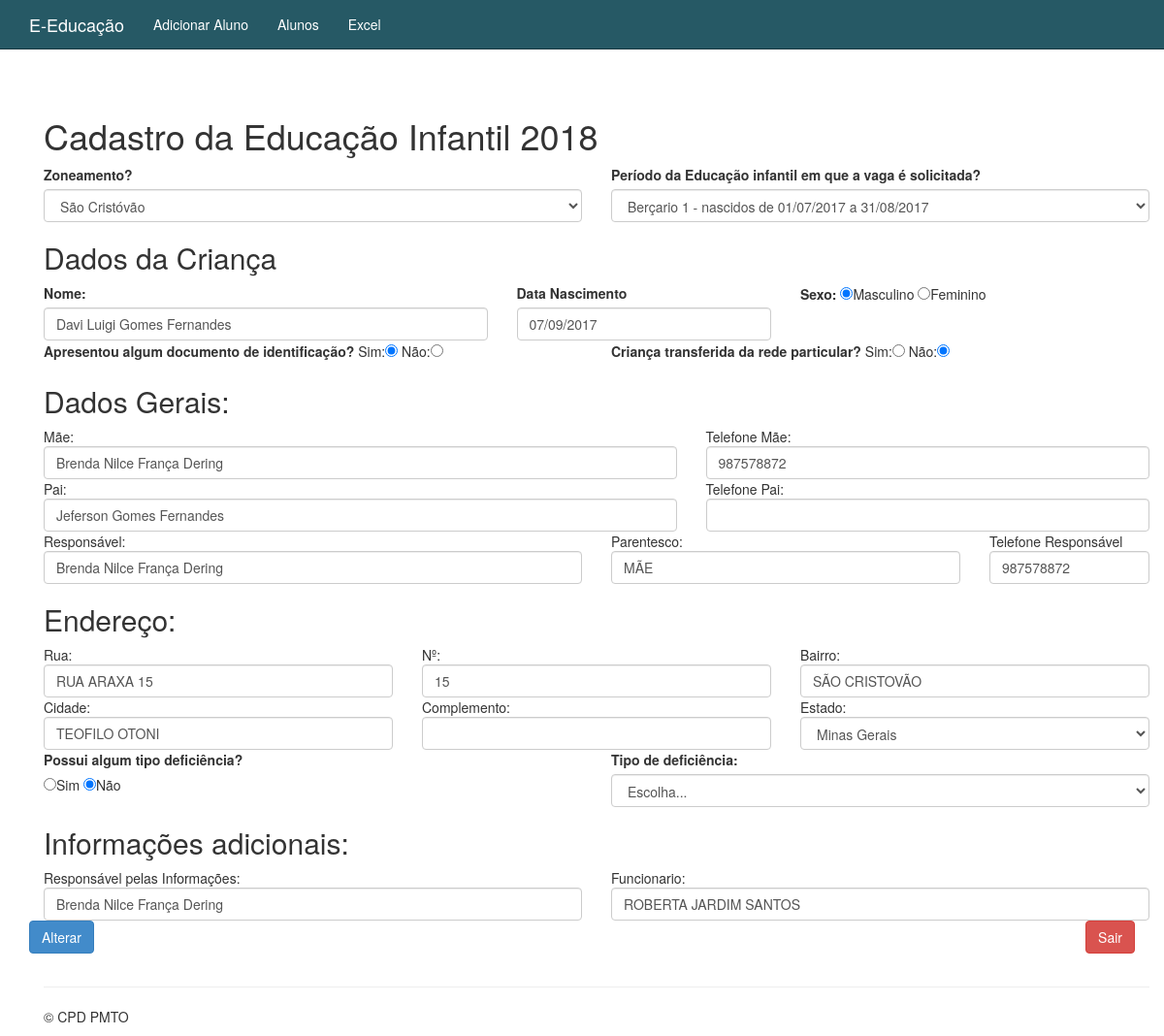
Screenshot of /aluno-altera-formulario.php?ID=3 with the database file from the repository.
### tables this page shows
CREATE TABLE IF NOT EXISTS `aluno` (
  `ID` int(5) UNSIGNED ZEROFILL NOT NULL AUTO_INCREMENT,
  `Nome` varchar(255) DEFAULT NULL,
  `Mae` varchar(255) DEFAULT NULL,
  `Pai` varchar(255) DEFAULT NULL,
  `Responsavel` varchar(255) DEFAULT NULL,
  `Sexo` varchar(255) DEFAULT NULL,
  `Nascimento` varchar(20) DEFAULT NULL,
  `Rua` varchar(255) DEFAULT NULL,
  `Numero` varchar(10) DEFAULT NULL,
  `Bairro` varchar(60) DEFAULT NULL,
  `Cidade` varchar(30) DEFAULT NULL,
  `Estado` varchar(20) DEFAULT NULL,
  `Complemento` varchar(255) DEFAULT NULL,
  `Zoneamento` varchar(100) DEFAULT NULL,
  `Vaga` varchar(255) DEFAULT NULL,
  `Deficiente` varchar(20) DEFAULT NULL,
  `Deficiente_Qual` varchar(20) DEFAULT NULL,
  `Tel_Mae` varchar(150) DEFAULT NULL,
  `Tel_Pai` varchar(150) DEFAULT NULL,
  `Tel_Responsavel` varchar(150) DEFAULT NULL,
  `Parentesco` varchar(20) DEFAULT NULL,
  `Doc_Identificacao` varchar(20) DEFAULT NULL,
  `Transf_Particular` varchar(20) DEFAULT NULL,
  `Bolsa_Familia` varchar(20) DEFAULT NULL,
  `Num_Cartao` varchar(200) DEFAULT NULL,
  `Renda` varchar(255) DEFAULT NULL,
  `Resp_Trabalha` varchar(20) DEFAULT NULL,
  `Moradia` varchar(20) DEFAULT NULL,
  `Quando` timestamp NULL DEFAULT NULL,
  `Resp_Informacao` varchar(255) DEFAULT NULL,
  `Funcionario` varchar(255) DEFAULT NULL,
  PRIMARY KEY (`ID`)
);

### banco-aluno.php (called while the page is built, shortened)
<?php
function buscaAluno($conexao, $ID) {
	$query = "select * from aluno where ID = {$ID}";
	$resultado = mysqli_query($conexao, $query);
	return mysqli_fetch_assoc($resultado);
}

### aluno-altera-base.php (the view, shortened to what this page needs)
<h1>Cadastro da Educação Infantil 2018</h1>
<div class="row">
	<div class="col-md-6"><label>Zoneamento?</label>
	<select class="form-control" name="Zoneamento" required>
	<option value="São Cristóvão" <?php if($aluno['Zoneamento']=="São Cristóvão") echo "selected";?>>São Cristóvão</option>
	</select>
</div>
<div class="col-md-6">
	<label>Período da Educação infantil em que a vaga é solicitada?</label>
<select name="Vaga" class="form-control" required>
	<option value="Berçario 1"<?php if($aluno['Vaga']=="Berçario 1") echo "selected";?>>Berçario 1 - nascidos de 01/07/2017 a 31/08/2017</option>
</select>
</div>
</div>
<h2>Dados da Criança</h2>
<div class="row">
	<div class="col-md-5"><label>Nome:</label>
	<input class="form-control" type="text" name="Nome" required value="<?php echo $aluno['Nome']?>">
	</div>
	<div class="col-md-3"><label>Data Nascimento</label>
	<input type="text" name="Nascimento" value="<?php echo $aluno['Nascimento']?>" class="form-control" onkeyup="dataConta(this);" minlength="10" maxlength="10" required onkeypress='return SomenteNumero(event)'>
	</div>
	<div class="col-md-4"><label>Sexo:</label>
		<input type="radio" name="Sexo" value="Masculino" required <?php if($aluno['Sexo']=="Masculino") echo "checked";?>>Masculino
		<input type="radio" name="Sexo" value="Feminino" <?php if($aluno['Sexo']=="Feminino") echo "checked";?>>Feminino
	</div>
</div>
<div class="row">
	<div class="col-md-6">
	<label>Apresentou algum documento de identificação?</label>
	Sim:<input type="radio" name="Doc_Identificacao" required value="Sim" <?php if($aluno['Doc_Identificacao']=="Sim") echo "checked";?>>
	Não:<input type="radio" name="Doc_Identificacao" value="Não" <?php if($aluno['Doc_Identificacao']=="Não") echo "checked";?>>
	</div>
	<div class="col-md-6">
	<label>Criança transferida da rede particular?</label>
	Sim:<input type="radio" name="Transf_Particular" required value="Sim" <?php if($aluno['Transf_Particular']=="Sim") echo "checked";?>>
	Não:<input type="radio" name="Transf_Particular" value="Não" <?php if($aluno['Transf_Particular']=="Não") echo "checked";?>>
	</div>
</div>
<h2>Dados Gerais:</h2>
<div class="row">
	<div class="col-md-7">Mãe:
	<input  class="form-control" type="text" name="Mae" value="<?php echo $aluno['Mae']?>">
    </div>
    <div class="col-md-5">Telefone Mãe:
	<input type="text" name="Tel_Mae" class="form-control" value="<?php echo $aluno['Tel_Mae']?>">
	</div>
</div>
<div class="row">
	<div class="col-md-7">
	Pai:<input type="text" name="Pai" class="form-control" value="<?php echo $aluno['Pai']?>">
    </div>
    <div class="col-md-5">
	Telefone Pai:<input type="text" name="Tel_Pai" class="form-control" value="<?php echo $aluno['Tel_Pai']?>">
	</div>
</div>
<div class="row">
	<div class="col-md-6">Responsável:
	<input type="text" name="Responsavel" class="form-control" value="<?php echo $aluno['Responsavel']?>">
    </div>
    <div class="col-md-4">Parentesco:
	<input type="text" name="Parentesco" class="form-control" value="<?php echo $aluno['Parentesco']?>">
	</div>
	<div class="col-md-2">Telefone Responsável
	<input type="text" name="Tel_Responsavel" class="form-control" value="<?php echo $aluno['Tel_Responsavel']?>">
	</div>
</div>
<h2>Endereço:</h2>
<div class="row">
    <div class="col-md-4">Rua:
    <input  class="form-control" type="text" name="Rua" value="<?php echo $aluno['Rua']?>">
    </div>
    <div class="col-md-4">Nº:
   	<input type="text" name="Numero" class="form-control" value="<?php echo $aluno['Numero']?>">
   </div>
    <div class="col-md-4">Bairro:
	<input  class="form-control" type="text" name="Bairro" value="<?php echo $aluno['Bairro']?>">
    </div>
</div>
<div class="row">
    <div class="col-md-4">Cidade:
	<input  class="form-control" type="text" name="Cidade" value="<?php echo $aluno['Cidade']?>">
   </div>
   <div class="col-md-4">Complemento:
   	<input type="text" name="Complemento" class="form-control" value="<?php echo $aluno['Complemento']?>">
   </div>
   <div class="col-md-4">Estado:
   	<select class="form-control" name="Estado">
     <option value="Minas Gerais"<?php if($aluno['Estado']=='Minas Gerais') echo "selected";?>>Minas Gerais</option>
   	</select>
   </div>
</div>
<div class="row">
         <div class="col-md-6">
         <label>Possui algum tipo deficiência?</label><br />
	 <input type="radio" onclick="document.getElementById('Deficiente_Qual').disabled=false;" name="Deficiente" id="DeficienteS" value="SIM"<?php if($aluno['Deficiente']=="SIM")echo "checked";?>  required/>Sim
         <input type="radio" onclick="document.getElementById('Deficiente_Qual').disabled=true;" name="Deficiente" id="DeficienteN" value="NAO"<?php if($aluno['Deficiente']=="NAO")echo "checked"; ?>/>Não
         </div>
         <div class="col-md-6">
            <label>Tipo de deficiência:</label>
             <select name="Deficiente_Qual" class="form-control" id="Deficiente_Qual" required value="<?php echo $aluno['Deficiente_Qual']?>">
                 <option value="">Escolha...</option>
             </select>
         </div>
</div>
<h2>Informações adicionais:</h2>
<div class="row">
	<div class="col-md-6">
		Responsável pelas Informações: <input type="text" name="Resp_Informacao" class="form-control" required value="<?php echo $aluno['Resp_Informacao'] ?>">
	</div>
	<div class="col-md-6">
		Funcionario: <input type="text" name="Funcionario" class="form-control" required value="<?php echo $aluno['Funcionario'] ?>">
	</div>
</div>

### rows the page displays
aluno: Zoneamento "São Cristóvão", Vaga "Berçario 1 - nascidos de 01/07/2017 a 31/08/2017", Nome "Davi Luigi Gomes Fernandes", Nascimento "07/09/2017", Sexo "☑", Doc_Identificacao "☑", Transf_Particular "☑", Mae "Brenda Nilce França Dering", Tel_Mae "987578872", Pai "Jeferson Gomes Fernandes", Responsavel "Brenda Nilce França Dering", Parentesco "MÃE", Tel_Responsavel "987578872", Rua "RUA ARAXA 15", Numero "15", Bairro "SÃO CRISTOVÃO", Cidade "TEOFILO OTONI", Estado "Minas Gerais", Deficiente "☑", Resp_Informacao "Brenda Nilce França Dering", Funcionario "ROBERTA JARDIM SANTOS"
